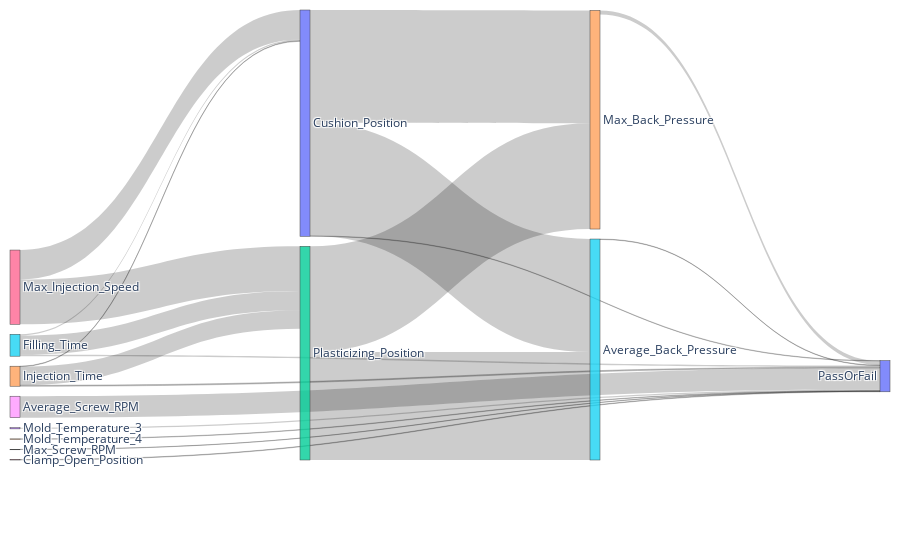

Notebook source saved alongside this figure:
### Markdown cell above
Type2

### Code cell
y_shap_abs_min = 0.001
between_step_corr_min = 0.8
show_causation_chart(type2_relations, y_shap_abs_min, between_step_corr_min)

### Figure 1 — Plotly figure (JSON) as saved in the notebook; plotly's stock layout.template omitted (floating-point values rounded to 4 significant figures)
{"data": [{"link": {"label": ["real value : -0.004", "real value : -0.156", "real value : -0.01", "real value : -0.161", "real value : 0.248", "real value : 0.374", "real value : -0.945", "real value : -0.947", "real value : -0.886", "real value : -0.904", "real value : 0.01", "real value : 0.003", "real value : 0.008", "real value : 0.012", "real value : 0.003", "real value : 0.035", "real value : 0.004", "real value : 0.004", "real value : 0.002", "real value : 0.18"], "source": [14, 14, 15, 15, 16, 16, 20, 20, 22, 22, 3, 4, 14, 15, 20, 24, 25, 26, 17, 18], "target": [20, 22, 20, 22, 20, 22, 24, 25, 24, 25, 0, 0, 0, 0, 0, 0, 0, 0, 0, 0], "value": [0.3969, 15.57, 0.9962, 16.14, 24.81, 37.37, 94.54, 94.66, 88.59, 90.42, 0.9612, 0.3465, 0.8055, 1.223, 0.3412, 3.486, 0.3698, 0.4047, 0.1958, 18.01]}, "node": {"label": ["PassOrFail", "Plasticizing_Time", "Hopper_Temperature", "Mold_Temperature_3", "Mold_Temperature_4", "Cycle_Time", "Barrel_Temperature_1", "Barrel_Temperature_2", "Barrel_Temperature_3", "Barrel_Temperature_4", "Barrel_Temperature_5", "Barrel_Temperature_6", "Barrel_Temperature_7", "Clamp_Close_Time", "Injection_Time", "Filling_Time", "Max_Injection_Speed", "Max_Screw_RPM", "Average_Screw_RPM", "Max_Injection_Pressure", "Cushion_Position", "Switch_Over_Position", "Plasticizing_Position", "Max_Switch_Over_Pressure", "Max_Back_Pressure", "Average_Back_Pressure", "Clamp_Open_Position"], "line": {"width": 0.5}, "pad": 10, "thickness": 10}, "type": "sankey", "uid": "75cd5e03-89e3-4755-886d-f613587ef3b3", "valueformat": ".3r"}], "layout": {"autosize": true, "margin": {"b": 100, "l": 10, "r": 10, "t": 10}}}
